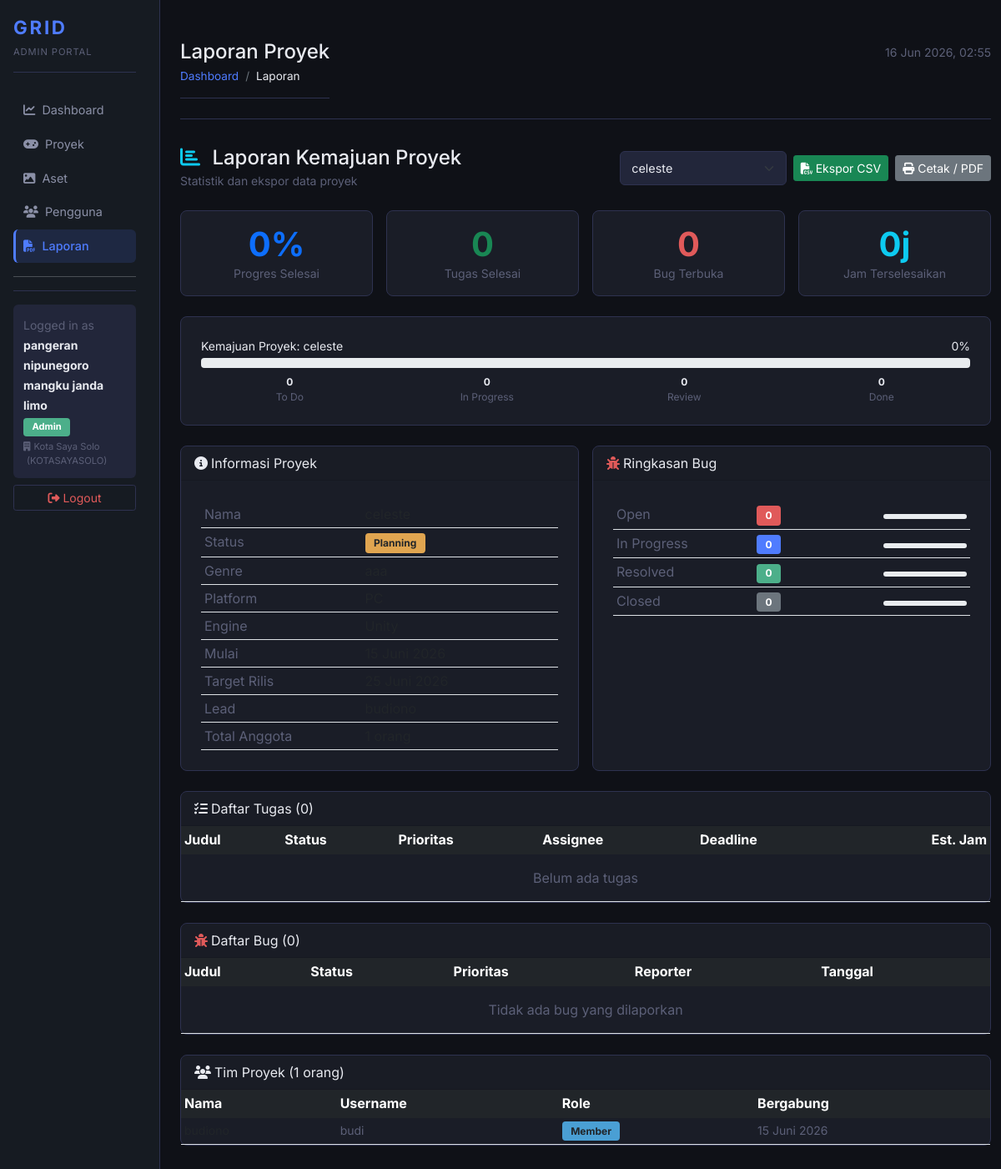
/admin/reports.php (signed in), run on an earlier commit of the app's database.
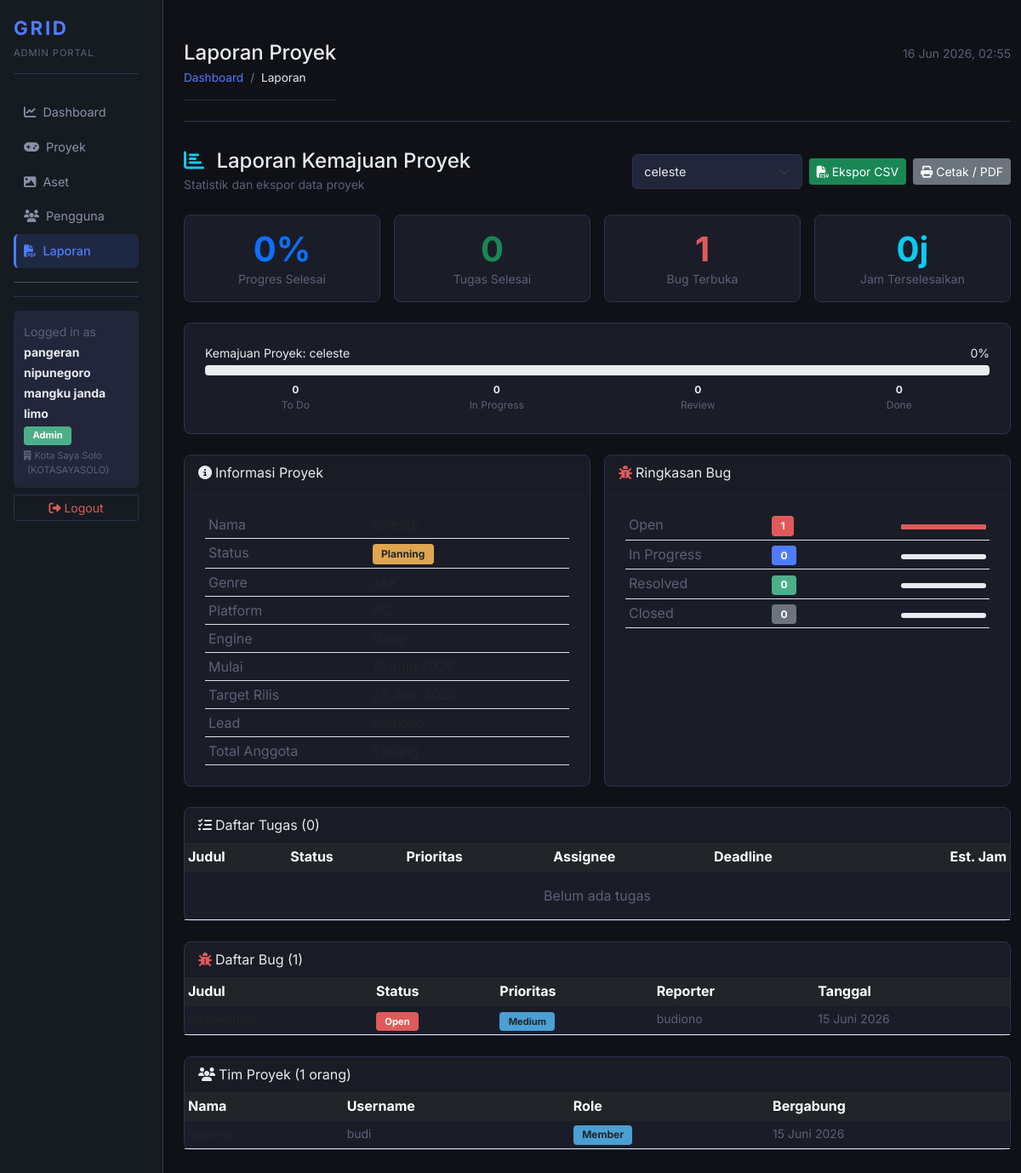
And on a later commit of the database.
### tables this page shows
CREATE TABLE `organizations` (
  `id` char(36) NOT NULL,
  `nama` varchar(100) NOT NULL,
  `kode_unik` varchar(20) NOT NULL,
  `deskripsi` text DEFAULT NULL,
  `owner_id` char(36) DEFAULT NULL,
  `created_at` timestamp NOT NULL DEFAULT current_timestamp()
);

CREATE TABLE `project_members` (
  `id` char(36) NOT NULL,
  `project_id` char(36) NOT NULL,
  `user_id` char(36) NOT NULL,
  `joined_at` timestamp NOT NULL DEFAULT current_timestamp()
);

CREATE TABLE `users` (
  `id` char(36) NOT NULL,
  `username` varchar(50) NOT NULL,
  `nama_lengkap` varchar(100) NOT NULL,
  `email` varchar(100) NOT NULL,
  `password_hash` varchar(255) NOT NULL,
  `role` enum('Admin','Member','Guest') DEFAULT 'Guest',
  `avatar_url` varchar(255) DEFAULT NULL,
  `is_active` tinyint(1) DEFAULT 0,
  `organization_id` char(36) DEFAULT NULL,
  `created_at` timestamp NOT NULL DEFAULT current_timestamp()
);

CREATE TABLE `bug_reports` (
  `id` char(36) NOT NULL,
  `project_id` char(36) DEFAULT NULL,
  `task_id` char(36) DEFAULT NULL COMMENT 'Opsional: terkait task di Kanban',
  `reporter_id` char(36) DEFAULT NULL COMMENT 'User yang melaporkan',
  `judul` varchar(200) NOT NULL,
  `deskripsi` text NOT NULL,
  `langkah` text DEFAULT NULL COMMENT 'Langkah reproduksi',
  `prioritas` enum('Low','Medium','High','Critical') NOT NULL DEFAULT 'Medium',
  `status` enum('Open','In Progress','Resolved','Closed') NOT NULL DEFAULT 'Open',
  `created_at` timestamp NOT NULL DEFAULT current_timestamp(),
  `updated_at` timestamp NOT NULL DEFAULT current_timestamp() ON UPDATE current_timestamp()
);

### includes/functions.php (called while the page is built, shortened)
<?php
function e(string $value): string {
    return htmlspecialchars($value, ENT_QUOTES, 'UTF-8');
}
function format_tanggal(string $date): string {
    $bulan = [
        1 => 'Januari', 'Februari', 'Maret', 'April', 'Mei', 'Juni',
        'Juli', 'Agustus', 'September', 'Oktober', 'November', 'Desember'
    ];
    $ts = strtotime($date);
    return date('d', $ts) . ' ' . $bulan[(int)date('n', $ts)] . ' ' . date('Y', $ts);
}

### includes/db_helpers.php (called while the page is built, shortened)
<?php
function get_all_projects_by_org(PDO $pdo, ?string $org_id): array {
    $stmt = $pdo->prepare('
        SELECT p.*,
               u.nama_lengkap AS lead_name,
               (SELECT COUNT(*) FROM project_members pm WHERE pm.project_id = p.id) AS total_members
        FROM projects p
        LEFT JOIN users u ON p.lead_id = u.id
        WHERE p.organization_id = ?
        ORDER BY p.nama_game ASC
    ');
    $stmt->execute([$org_id]);
    return $stmt->fetchAll();
}
function get_project_by_id(PDO $pdo, string $id): ?array {
    $stmt = $pdo->prepare('
        SELECT p.*, u.nama_lengkap AS lead_name
        FROM projects p
        LEFT JOIN users u ON p.lead_id = u.id
        WHERE p.id = ?
        LIMIT 1
    ');
    $stmt->execute([$id]);
    $row = $stmt->fetch();
    return $row ?: null;
}
function get_project_members(PDO $pdo, string $project_id): array {
    $stmt = $pdo->prepare('
        SELECT u.id, u.username, u.nama_lengkap, u.role, u.avatar_url,
               pm.joined_at
        FROM project_members pm
        INNER JOIN users u ON pm.user_id = u.id
        WHERE pm.project_id = ?
        ORDER BY u.nama_lengkap ASC
    ');
    $stmt->execute([$project_id]);
    return $stmt->fetchAll();
}
function get_project_done_hours(PDO $pdo, string $project_id): int {
    $stmt = $pdo->prepare('
        SELECT COALESCE(SUM(estimasi_jam), 0)
        FROM tasks
        WHERE project_id = ? AND status_kolom = "Done"
    ');
    $stmt->execute([$project_id]);
    return (int) $stmt->fetchColumn();
}
function get_task_summary_by_project(PDO $pdo, string $project_id): array {
    $stmt = $pdo->prepare('
        SELECT status_kolom, COUNT(*) AS total
        FROM tasks
        WHERE project_id = ?
        GROUP BY status_kolom
    ');
    $stmt->execute([$project_id]);
    $rows = $stmt->fetchAll();
    $map = ['To Do' => 0, 'In Progress' => 0, 'Review' => 0, 'Done' => 0];
    return $map;
}
function get_bugs_by_project(PDO $pdo, string $project_id): array {
    $stmt = $pdo->prepare('
        SELECT b.*,
               u.nama_lengkap AS reporter_name,
               t.judul        AS task_judul
        FROM bug_reports b
        LEFT JOIN users u ON b.reporter_id = u.id
        LEFT JOIN tasks t ON b.task_id     = t.id
        WHERE b.project_id = ?
        ORDER BY
            FIELD(b.prioritas, "Critical","High","Medium","Low"),
            b.created_at DESC
    ');
    $stmt->execute([$project_id]);
    return $stmt->fetchAll();
}
function get_bug_summary_by_project(PDO $pdo, string $project_id): array {
    $stmt = $pdo->prepare('
        SELECT status, COUNT(*) AS total
        FROM bug_reports
        WHERE project_id = ?
        GROUP BY status
    ');
    $stmt->execute([$project_id]);
    $rows = $stmt->fetchAll();
    $map = ['Open' => 0, 'In Progress' => 0, 'Resolved' => 0, 'Closed' => 0];
    foreach ($rows as $row) {
        $map[$row['status']] = (int) $row['total'];
    }
    return $map;
}
function get_project_report_data(PDO $pdo, string $project_id): ?array {
    $project = get_project_by_id($pdo, $project_id);
    $project['task_summary']    = get_task_summary_by_project($pdo, $project_id);
    $project['bug_summary']     = get_bug_summary_by_project($pdo, $project_id);
    $project['members']         = get_project_members($pdo, $project_id);
    $project['total_tasks']     = array_sum($project['task_summary']);
    $project['done_hours']      = get_project_done_hours($pdo, $project_id);
    $project['completion_pct']  = $project['total_tasks'] > 0
        ? round(($project['task_summary']['Done'] / $project['total_tasks']) * 100)
        : 0;
    return $project;
}

### admin/reports.php (the view, shortened to what the rows shown need)
<?php
require_once '../koneksi.php';
require_once '../includes/functions.php';
require_once '../includes/db_helpers.php';
$admin_org_id = $_SESSION['organization_id'] ?? null;
$all_projects       = get_all_projects_by_org($pdo, $admin_org_id);
$selected_project_id = $_GET['project_id'] ?? ($_POST['project_id'] ?? null);
if (!$selected_project_id && !empty($all_projects)) {
    $selected_project_id = $all_projects[0]['id'];
}
$report_data = null;
if ($selected_project_id) {
    $report_data = get_project_report_data($pdo, $selected_project_id);
}
$bugs_full  = $report_data ? get_bugs_by_project($pdo, $selected_project_id)  : [];
include '../templates/admin_header.php';
?>
<div class="container-fluid" id="report-content">
    <?php if ($report_data): ?>
    <div class="row g-3 mb-4">
        <div class="col-md-6">
            <div class="card h-100">
                <div class="card-body">
                    <table class="table table-sm mb-0">
                        <tr><th class="text-muted fw-normal" style="width:45%">Nama</th><td><?= e($report_data['nama_game']) ?></td></tr>
                        <tr><th class="text-muted fw-normal">Status</th><td><span class="badge <?= badge_status_proyek($report_data['status']) ?>"><?= e($report_data['status']) ?></span></td></tr>
                        <tr><th class="text-muted fw-normal">Genre</th><td><?= e($report_data['genre'] ?: '-') ?></td></tr>
                        <tr><th class="text-muted fw-normal">Platform</th><td><?= e($report_data['platform'] ?: '-') ?></td></tr>
                        <tr><th class="text-muted fw-normal">Engine</th><td><?= e($report_data['engine'] ?: '-') ?></td></tr>
                        <tr><th class="text-muted fw-normal">Mulai</th><td><?= $report_data['tanggal_mulai'] ? format_tanggal($report_data['tanggal_mulai']) : '-' ?></td></tr>
                        <tr><th class="text-muted fw-normal">Target Rilis</th><td><?= $report_data['target_rilis'] ? format_tanggal($report_data['target_rilis']) : '-' ?></td></tr>
                        <tr><th class="text-muted fw-normal">Lead</th><td><?= e($report_data['lead_name'] ?: '-') ?></td></tr>
                        <tr><th class="text-muted fw-normal">Total Anggota</th><td><?= count($report_data['members']) ?> orang</td></tr>
                    </table>
                </div>
            </div>
        </div>
        <div class="col-md-6">
            <div class="card h-100">
                <div class="card-body">
                    <table class="table table-sm mb-0">
                        <?php
                        foreach ($report_data['bug_summary'] as $s => $c):
                        ?>
                        <tr>
                            <th class="text-muted fw-normal"><?= e($s) ?></th>
                        </tr>
                        <?php endforeach; ?>
                    </table>
                </div>
            </div>
        </div>
    </div>
    <div class="card mb-4">
        <div class="card-body p-0">
            <div class="table-responsive">
                <table class="table table-sm table-hover mb-0">
                    <thead class="table-dark">
                        <tr>
                            <th>Judul</th>
                            <th>Status</th>
                            <th>Prioritas</th>
                            <th>Assignee</th>
                            <th>Deadline</th>
                            <th class="text-end">Est. Jam</th>
                        </tr>
                    </thead>
                </table>
            </div>
        </div>
    </div>
    <div class="card mb-4">
        <div class="card-body p-0">
            <div class="table-responsive">
                <table class="table table-sm table-hover mb-0">
                    <thead class="table-dark">
                        <tr>
                            <th>Judul</th>
                            <th>Status</th>
                            <th>Prioritas</th>
                            <th>Reporter</th>
                            <th>Tanggal</th>
                        </tr>
                    </thead>
                    <tbody>
                        <?php foreach ($bugs_full as $b): ?>
                        <?php
                        $status_class = match($b['status']) {
                            'Open'        => 'bg-danger',
                            'In Progress' => 'bg-primary',
                            'Resolved'    => 'bg-success',
                            'Closed'      => 'bg-secondary',
                            default       => 'bg-secondary',
                        };
                        ?>
                        <tr>
                            <td class="small fw-semibold"><?= e($b['judul']) ?></td>
                            <td><span class="badge <?= $status_class ?>" style="font-size:0.7rem;"><?= e($b['status']) ?></span></td>
                            <td><span class="badge <?= badge_prioritas($b['prioritas']) ?>" style="font-size:0.7rem;"><?= e($b['prioritas']) ?></span></td>
                            <td class="small text-muted"><?= e($b['reporter_name'] ?? '—') ?></td>
                            <td class="small text-muted"><?= format_tanggal($b['created_at']) ?></td>
                        </tr>
                        <?php endforeach; ?>
                    </tbody>
                </table>
            </div>
        </div>
    </div>
    <div class="card mb-4">
        <div class="card-body p-0">
            <div class="table-responsive">
                <table class="table table-sm table-hover mb-0">
                    <thead class="table-dark">
                        <tr><th>Nama</th><th>Username</th><th>Role</th><th>Bergabung</th></tr>
                    </thead>
                    <tbody>
                        <?php foreach ($report_data['members'] as $m): ?>
                        <tr>
                            <td class="small fw-semibold"><?= e($m['nama_lengkap']) ?></td>
                            <td class="small text-muted"><?= e($m['username']) ?></td>
                            <td class="small"><span class="badge bg-info text-dark"><?= e($m['role']) ?></span></td>
                            <td class="small text-muted"><?= format_tanggal($m['joined_at']) ?></td>
                        </tr>
                        <?php endforeach; ?>
                    </tbody>
                </table>
            </div>
        </div>
    </div>
    <?php else: ?>
    <div class="alert alert-info">Pilih proyek untuk melihat laporan.</div>
    <?php endif; ?>
</div>
<?php include '../templates/admin_footer.php'; ?>

### templates/admin_header.php (shortened to what the rows shown need)
<!DOCTYPE html>
<html lang="id">
<head>
    <link rel="stylesheet" href="https://cdn.jsdelivr.net/npm/bootstrap@5.1.3/dist/css/bootstrap.min.css">
    <link rel="stylesheet" href="https://cdnjs.cloudflare.com/ajax/libs/font-awesome/6.4.0/css/all.min.css">
    <link rel="stylesheet" href="<?= APP_URL ?>/assets/css/dashboard.css">
</head>
<body class="grid-body">
<div class="container-fluid">
<div class="row">
<nav class="col-12 col-md-3 col-lg-2 sidebar">
    <div class="sidebar-sticky p-3">
        <div class="user-menu">
            <div class="user-info mb-2">
                <small class="text-muted">Logged in as</small><br>
                <strong class="small"><?= e($_SESSION['nama_lengkap']) ?></strong><br>
                <?php if (!empty($_SESSION['organization_id'])): ?>
                <div class="mt-1" style="font-size:0.7rem;color:var(--text-muted);">
                    <?php
                    if (!isset($_SESSION['org_nama'])) {
                        global $pdo;
                        $s = $pdo->prepare('SELECT nama, kode_unik FROM organizations WHERE id = ? LIMIT 1');
                        $s->execute([$_SESSION['organization_id']]);
                    }
                    ?>
                    <i class="fa fa-building me-1"></i><?= e($_SESSION['org_nama']) ?>
                    <span class="text-muted ms-1">(<?= e($_SESSION['org_kode']) ?>)</span>
                </div>
                <?php endif; ?>
            </div>
        </div>
    </div>
</nav>
<main class="col-12 col-md-9 col-lg-10 ms-sm-auto px-md-4">

What changed in the data, as far as the page shows it:
added bug_reports: status "Open", prioritas "Medium", reporter.nama_lengkap "budiono", created_at "15 Juni 2026"
Also different on the page:
$report_data['bug_summary']['Open']: "0" → "1"
count($bugs_full): "0" → "1"
new list line: "Open 1"
list line gone: "Open 0"
text no longer shown: "Tidak ada bug yang dilaporkan"
